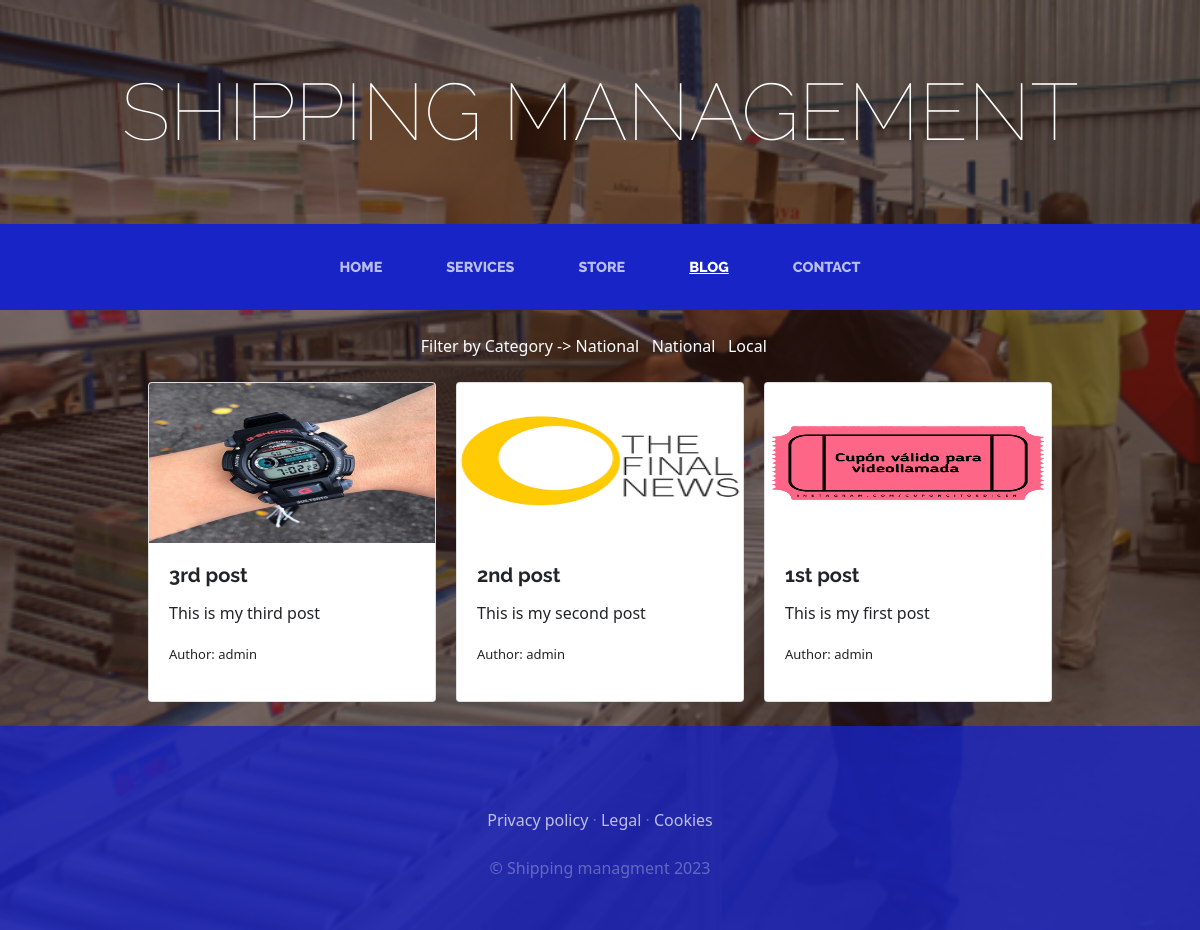
Screenshot of /blog/ with the database file from the repository.
### blog/models.py (models this page shows, shortened)
class Category(models.Model):
    name = models.CharField(max_length=200)
    created = models.DateTimeField(auto_now_add=True)
    updated = models.DateTimeField(auto_now_add=True)
    class Meta:
        verbose_name = 'category'
        verbose_name_plural = 'categories'
        ordering = ['-created']

class Post(models.Model):
    title = models.CharField(max_length=200)
    content = models.CharField(max_length=500)
    image = models.ImageField(upload_to='blog', null=True, blank=True)
    author = models.ForeignKey(User, on_delete=models.CASCADE)
    categories = models.ManyToManyField(Category)
    created = models.DateTimeField(auto_now_add=True)
    updated = models.DateTimeField(auto_now_add=True)
    class Meta:
        verbose_name = 'post'
        verbose_name_plural = 'posts'
        ordering = ['-created']

### blog/views.py (the view)
# urls.py: path('', views.posts, name='Blog'),
def posts(request):
    posts = Post.objects.all()
    return render(request, 'blog/blog.html', {'posts': posts})

### blog/templates/blog/blog.html (shortened to what this page needs)
{% extends 'OnlineProjectApp/base.html' %}
{% load static %}
{% block content %}
    <br>
    <section>
        <div style="width: 75%; margin: auto; text-align: center; color: #FFFFFF; display: flex; justify-content: center;">
            Filter by Category ->&nbsp;
            {% for post in posts %}
                {% for category in post.categories.all %}
                    <a href="{% url 'category' category.id %}" style="color: #FFFFFF;">{{category.name}}</a> &nbsp;&nbsp;&nbsp;
                {% endfor %}
            {% endfor %}
        </div>
    </section>
    <section>
        <div class="m-4" style="display: flex; justify-content: center;">
            <div class="row" style="gap: 20px;">
                {% for post in posts %}
                    <div class="card" style="width: 18rem;">
                        <img src="{{post.image.url}}" class="card-img-top" alt="Post" style="height: 10rem;">
                        <div class="card-body">
                            <h5 class="font-weight-bold card-title">{{post.title}}</h5>
                            <p class="card-text">{{post.content}}</p>
                            <p class="fw-light" style="font-size: small;">Author: {{post.author}}</p>
                        </div>
                    </div>
                {% endfor %}
            </div>
        </div>
    </section>
{% endblock %}

### OnlineProjectApp/static/OnlineProjectApp/css/gestion.css (style rules this page uses)
body { font-family: system-ui, -apple-system, BlinkMacSystemFont, 'Segoe UI', Roboto, Oxygen, Ubuntu, Cantarell, 'Open Sans', 'Helvetica Neue', sans-serif; background: linear-gradient(rgba(47, 23, 15, 0.65), rgba(47, 23, 15, 0.65)), url("../img/bg_main.jpg"); background-attachment: fixed; background-position: center; background-size: cover; }
h1, h2, h3, h4, h5, h6 { font-family: 'Raleway'; }
p { line-height: 1.75; }

### rows the page displays
Post: image (picture), title "3rd post", content "This is my third post", author "admin"
Category: name "National"
Post: image (picture), title "2nd post", content "This is my second post", author "admin"
Post: image (picture), title "1st post", content "This is my first post", author "admin"
Category: name "Local"
